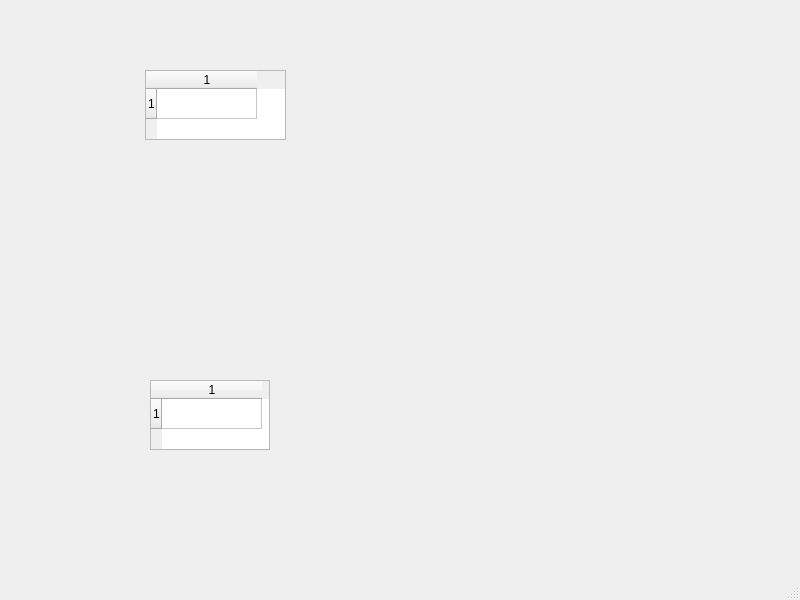
<?xml version="1.0" encoding="UTF-8"?>
<ui version="4.0">
 <class>MainWindow</class>
 <widget class="QMainWindow" name="MainWindow">
  <property name="geometry">
   <rect>
    <x>0</x>
    <y>0</y>
    <width>800</width>
    <height>600</height>
   </rect>
  </property>
  <property name="windowTitle">
   <string>MainWindow</string>
  </property>
  <widget class="QWidget" name="centralwidget">
   <widget class="caWaveTable" name="cawavetable">
    <property name="geometry">
     <rect>
      <x>145</x>
      <y>70</y>
      <width>141</width>
      <height>70</height>
     </rect>
    </property>
    <property name="channel" stdset="0">
     <string notr="true">c6025a-04:GAPY-PVT-Positions</string>
    </property>
    <property name="numberOfColumns">
     <number>1</number>
    </property>
    <row/>
    <column/>
    <item row="0" column="0">
     <property name="font">
      <font/>
     </property>
     <property name="textAlignment">
      <set>AlignLeft|AlignLeading</set>
     </property>
    </item>
   </widget>
   <widget class="caWaveTable" name="cawavetable_2">
    <property name="geometry">
     <rect>
      <x>150</x>
      <y>380</y>
      <width>120</width>
      <height>70</height>
     </rect>
    </property>
    <row/>
    <column/>
    <item row="0" column="0">
     <property name="font">
      <font/>
     </property>
     <property name="textAlignment">
      <set>AlignLeft|AlignLeading</set>
     </property>
    </item>
   </widget>
  </widget>
  <widget class="QMenuBar" name="menubar">
   <property name="geometry">
    <rect>
     <x>0</x>
     <y>0</y>
     <width>800</width>
     <height>25</height>
    </rect>
   </property>
  </widget>
  <widget class="QStatusBar" name="statusbar"/>
 </widget>
 <customwidgets>
  <customwidget>
   <class>caWaveTable</class>
   <extends>QTableWidget</extends>
   <header>caWaveTable</header>
  </customwidget>
 </customwidgets>
 <resources/>
 <connections/>
</ui>
